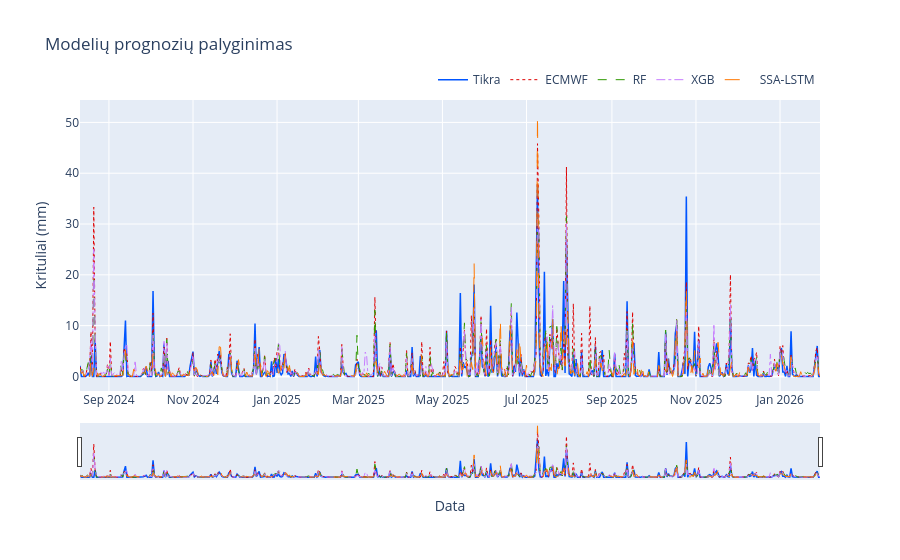

Notebook source saved alongside this figure:
### Code cell
plot_prognozes_plotly(df, MODEL_COLS)

### Figure 1 — Plotly figure (JSON) as saved in the notebook; plotly's stock layout.template omitted (floating-point values rounded to 4 significant figures; data arrays with more than 128 entries replaced by an {"elided": "..."} marker saying what was removed)
{"data": [{"line": {"color": "#0055ff", "width": 1.5}, "name": "Tikra", "type": "scatter", "x": {"elided": "538 str values"}, "y": {"elided": "538 float values"}}, {"line": {"color": "#de0000", "dash": "dot", "width": 1}, "name": "ECMWF", "type": "scatter", "x": {"elided": "538 str values"}, "y": {"elided": "538 float values"}}, {"line": {"color": "#2f9901", "dash": "dash", "width": 1}, "name": "RF", "type": "scatter", "x": {"elided": "538 str values"}, "y": {"elided": "538 float values"}}, {"line": {"color": "#c77cff", "dash": "dashdot", "width": 1}, "name": "XGB", "type": "scatter", "x": {"elided": "538 str values"}, "y": {"elided": "538 float values"}}, {"line": {"color": "#ff7700", "dash": "longdash", "width": 1}, "name": "SSA-LSTM", "type": "scatter", "x": {"elided": "538 str values"}, "y": {"elided": "538 float values"}}], "layout": {"hovermode": "x unified", "legend": {"orientation": "h", "x": 1, "xanchor": "right", "y": 1.02, "yanchor": "bottom"}, "title": {"text": "Modelių prognozių palyginimas"}, "xaxis": {"rangeslider": {"visible": true}, "title": {"text": "Data"}}, "yaxis": {"title": {"text": "Krituliai (mm)"}}}}
